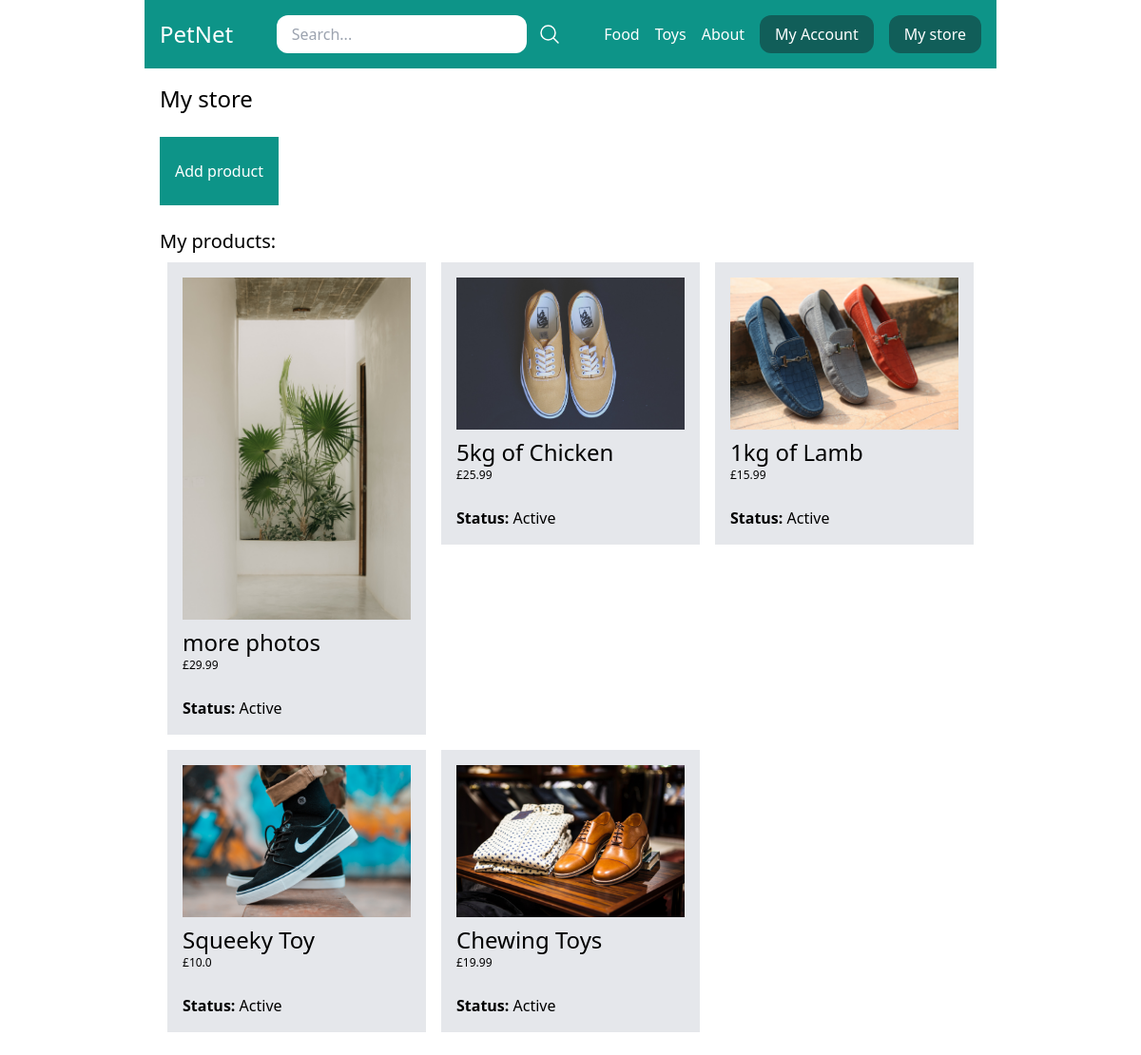
/my-store/ (signed in), run on the app's committed database.
### store/models.py (models this page shows, shortened)
class Category(models.Model):
    title = models.CharField(max_length=50)
    slug = models.SlugField(max_length= 50)
    class Meta:
        verbose_name_plural = 'Categories'

class Product(models.Model):
    DRAFT = 'draft'
    WAITING_APPROVAL = 'waitingapproval'
    ACTIVE = 'active'
    DELETED = 'deleted'
    STATUS_CHOICES =(
        (DRAFT, 'Draft'),
        (WAITING_APPROVAL, 'Waiting approval'),
        (ACTIVE, 'Active'),
        (DELETED, 'Deleted'),
    )
    user = models.ForeignKey(User, related_name='products', on_delete=models.CASCADE)
    category = models.ForeignKey(Category, related_name='products', on_delete=models.CASCADE)
    title = models.CharField(max_length=50)
    slug = models.SlugField(max_length= 50)
    description = models.TextField(blank=True)
    image = models.ImageField(upload_to='uploads/product_images/', blank=True, null=True)
    price = models.IntegerField()
    created_at = models.DateTimeField(auto_now_add=True)
    updated_at = models.DateTimeField(auto_now=True)
    status= models.CharField(max_length=50, choices=STATUS_CHOICES, default=ACTIVE)
    class Meta:
        ordering = ('-created_at', )
    def get_display_price(self):
        return self.price / 100

### userprofile/views.py (the view)
# urls.py: path('my-store/', views.my_store, name='my_store'),
@login_required
def my_store(request):
    products = request.user.products.exclude(status=Product.DELETED)
    return render(request, 'userprofile/my_store.html', {'products': products })

### store/templatetags/menu.py (called while the page is built)
@register.inclusion_tag('core/menu.html')
def menu():
    categories = Category.objects.all()
    return {'categories': categories}

### userprofile/templates/userprofile/my_store.html (shortened to what this page needs)
{% extends 'core/base.html' %}
{% block content %}
    <h1 class="text-2xl">My store</h1>
    <a href="{% url 'add_product' %}" class="mt-6 inline-block px-4 py-6 bg-teal-600 text-white">Add product</a>
    <h2 class="mt-6 text-xl">My products:</h2>
    {% if products %}
        <div class="flex flex-wrap">
            {% for product in products %}
                <div class="product w-1/3 p-2">
                    <div class="bg-gray-200 p-4">
                        <a href="{% url 'edit_product' product.id %}">
                            {% if product.image %}
                                <div class="image mb-2">
                                    <img src="{{ product.image.url }}" alt=" Image of {{ product.title }}">
                                </div>
                            {% endif %}
                            <h2 class="text-2xl">{{ product.title }}</h2>
                            <p class="text-xs text-gray 600">£{{ product.get_display_price }}</p>
                            <hr class="my-3">
                            <p><strong>Status:</strong> {{ product.get_status_display }}</p>
                        </a>
                    </div>
                </div>
            {% endfor %}
        </div>
    {% else %}
        <p class="py-4 px8 bg-gray-200 text-gray">You don't have any products yet..</p>
    {% endif %}
{% endblock%}

### core/templates/core/menu.html
{% for category in categories %}
    <a href="{% url 'category_detail' category.slug %}" class="text-white">{{category.title}}</a>
{% endfor %}
<a href="{% url 'about' %}" class="text-white">About</a>

### data on the page
Category: title "Food"
Category: title "Toys"
Product: image (picture), title "more photos", get_display_price "29.99", status "Active"
Product: image (picture), title "5kg of Chicken", get_display_price "25.99", status "Active"
Product: image (picture), title "1kg of Lamb", get_display_price "15.99", status "Active"
Product: image (picture), title "Squeeky Toy", get_display_price "10.0", status "Active"
Product: image (picture), title "Chewing Toys", get_display_price "19.99", status "Active"
